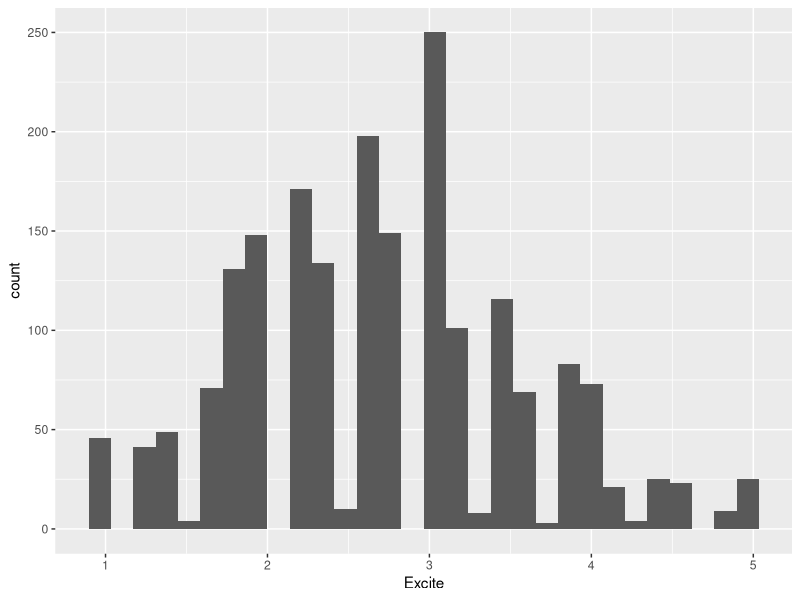
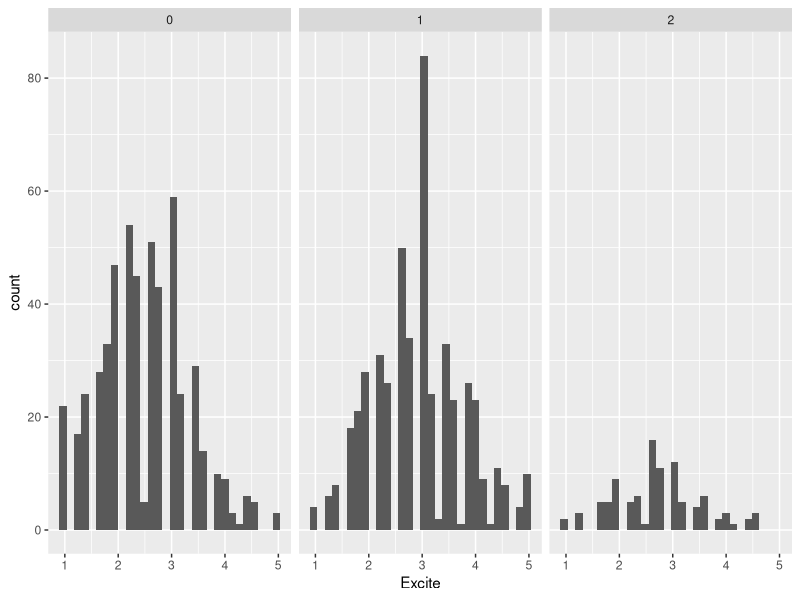
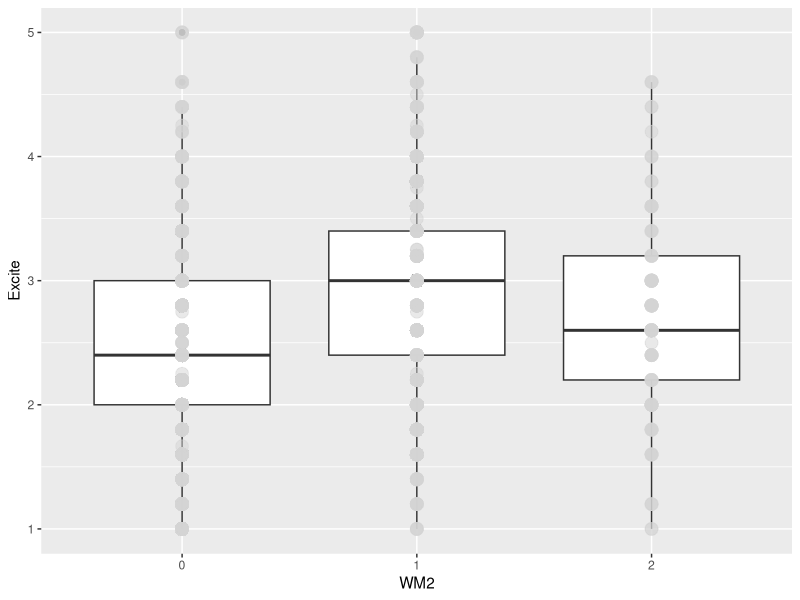
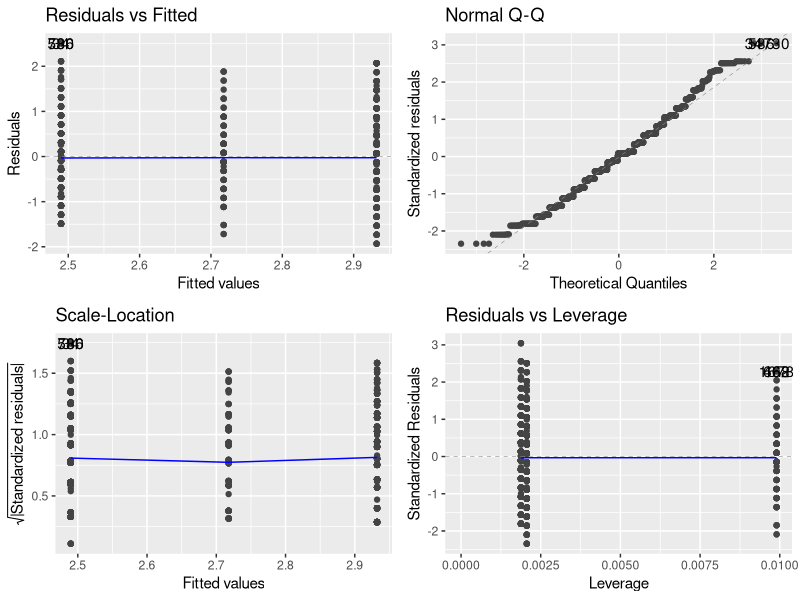
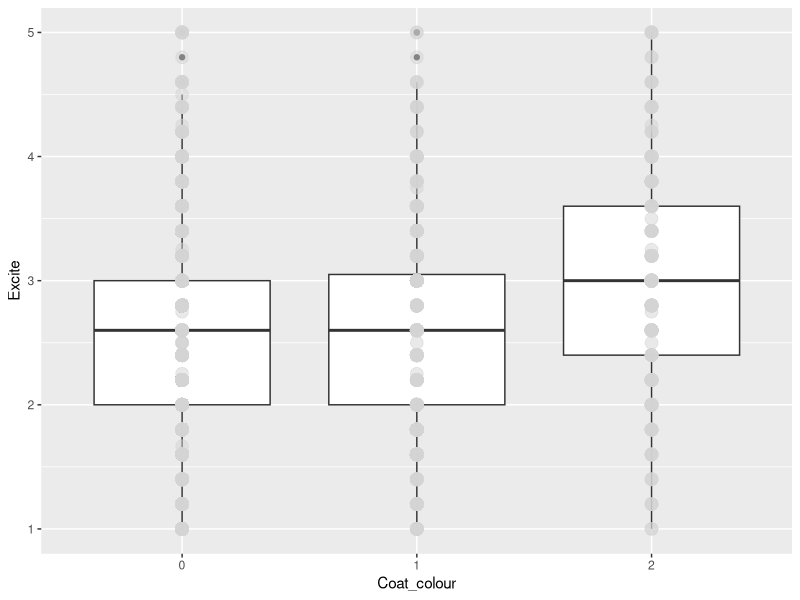
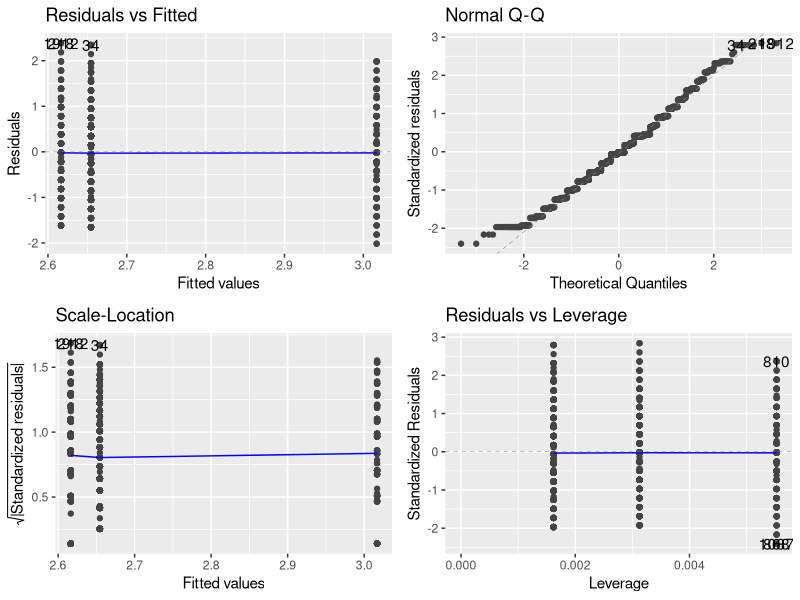
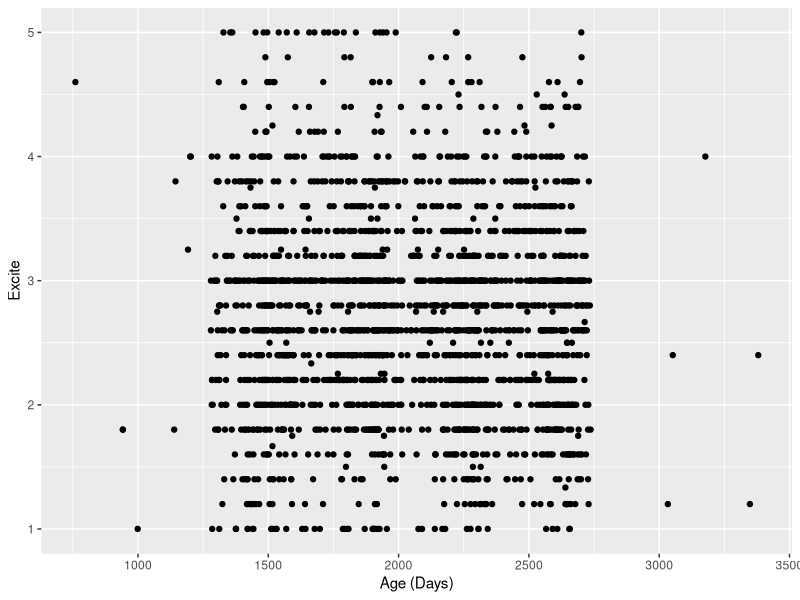
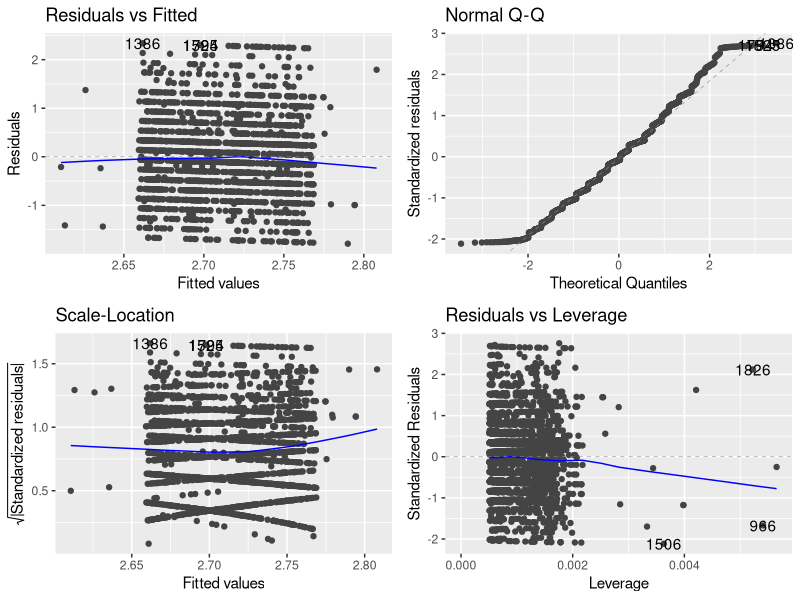

Generate these figures, in order, with R:
## ---- chunk 1
rm(list = ls())
library(tidyverse)
library(here)
library(ggfortify)
## ---- chunk 2
DOG <- read.csv(here("Data", "Secor-Cap-Dap-data.csv"))
## ---- chunk 3
DOG$Fixed <- DOG$Gender_status %% 2
## ---- chunk 4
summary(DOG)
## ---- chunk 5
ggplot(DOG, aes(x = Excite)) + geom_histogram()
## ---- chunk 6
ggplot(data = na.omit(DOG), aes(x = Excite)) + geom_histogram() + facet_wrap(~WM2)
## ---- chunk 7
DOG$WM2 <- as.factor(DOG$WM2)
ggplot(data = na.omit(DOG), aes(y = Excite, x = WM2)) + geom_boxplot() + geom_point(size = 4, color = 'lightgrey', alpha = 0.5)
## ---- chunk 8
jvelm <- lm(Excite ~ WM2, data = na.omit(DOG))
autoplot(jvelm)
summary(jvelm)
## ---- chunk 9
DOG$Coat_colour <- as.factor(DOG$Coat_colour)
ggplot(data = na.omit(DOG), aes(y = Excite, x = Coat_colour)) + geom_boxplot() + geom_point(size = 4, color = 'lightgrey', alpha = 0.5)
## ---- chunk 10
ccvelm <- lm(Excite ~ Coat_colour, data = na.omit(DOG))
autoplot(ccvelm)
summary(ccvelm)
## ---- chunk 11
ggplot(DOG, aes(y = Excite, x = Age)) + geom_point() + xlab("Age (Days)")
## ---- chunk 12
avelm <- lm(Excite ~ Age, data = DOG)
autoplot(avelm)
## ---- chunk 13
anova(avelm)
summary(avelm) # Starts at Call:
## ---- chunk 14
DOG$Health <- as.factor(DOG$Health)
ggplot(DOG, aes(x = Health, y = Excite)) + geom_boxplot() + geom_point(size = 4, color = 'lightgrey', alpha = 0.5)
## ---- chunk 15
t.test(Excite ~ Health, data = DOG)
## ---- chunk 16
DOG$Gender_status <- as.factor(DOG$Gender_status)
ggplot(data = na.omit(DOG), aes(y = Excite, x = Gender_status)) + geom_boxplot() + geom_point(size = 4, color = 'lightgrey', alpha = 0.5)
## ---- chunk 17
gsvelm <- lm(Excite ~ Gender_status, data = na.omit(DOG))
autoplot(gsvelm)
summary(gsvelm)
## ---- chunk 18
DOG$Fixed <- as.factor(DOG$Fixed)
ggplot(DOG, aes(x = Fixed, y = Excite)) + geom_boxplot() + geom_point(size = 4, color = 'lightgrey', alpha = 0.5)
## ---- chunk 19
fvelm <- lm(Excite ~ Fixed, data = na.omit(DOG))
autoplot(fvelm)
summary(fvelm)
## ---- chunk 20
DOG$InOut <- as.factor(DOG$InOut)
ggplot(data = na.omit(DOG), aes(x = InOut, y = Excite)) + geom_boxplot() + geom_point(size = 4, color = 'lightgrey', alpha = 0.5)
## ---- chunk 21
iovelm <- lm(Excite ~ InOut, data = na.omit(DOG))
autoplot(iovelm)
summary(iovelm)
## ---- chunk 22
DOG$TimeEx <- as.factor(DOG$TimeEx)
ggplot(data = na.omit(DOG), aes(x = TimeEx, y = Excite)) + geom_boxplot() + geom_point(size = 4, color = 'lightgrey', alpha = 0.5)
## ---- chunk 23
tevelm <- lm(Excite ~ TimeEx, data = na.omit(DOG))
autoplot(tevelm)
summary(tevelm)
